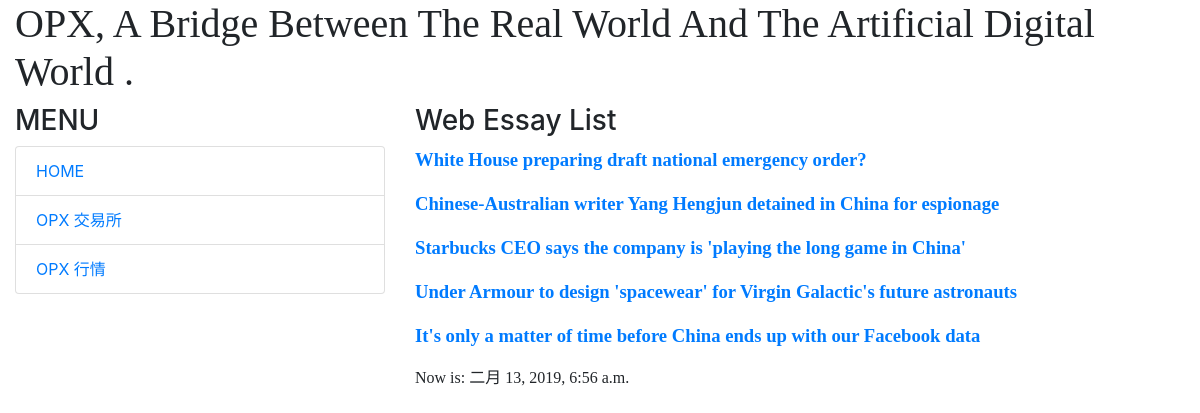
The page / on the database its author committed.
### mainsite/models.py (models this page shows, shortened)
class Post(models.Model):
    title = models.CharField(max_length=200)
    slug = models.CharField(max_length=200)
    body = models.TextField()
    pub_date = models.DateTimeField(default=timezone.now)
    class Meta:
        ordering = ('pub_date',)

### mainsite/views.py (the view)
# urls.py: path('', homepage),
def homepage(request):
    template = get_template('index.html')
    posts = Post.objects.all()
    now = datetime.now()
    html = template.render(locals())  # type: Any
    return HttpResponse(html)

### templates/index.html (shortened to what this page needs)
{% extends 'base.html'%}
{% block headmessage %}
<h3 style ='font-family：roman;'>Web Essay List</h3>
{% endblock %}
{% block content %}
    {% for post in posts %}
    <p style = 'font-family:微软雅黑; font-size:14pt; font-weight:bold;'>
    <a href='/post/{{post.slug}}'> {{post.title}}</a>
    </p>
    {% endfor %}
{% endblock %}

### rows shown on the page
Post: title "White House preparing draft national emergency order?"
Post: title "Chinese-Australian writer Yang Hengjun detained in China for espionage"
Post: title "Starbucks CEO says the company is 'playing the long game in China'"
Post: title "Under Armour to design 'spacewear' for Virgin Galactic's future astronauts"
Post: title "It's only a matter of time before China ends up with our Facebook data"
